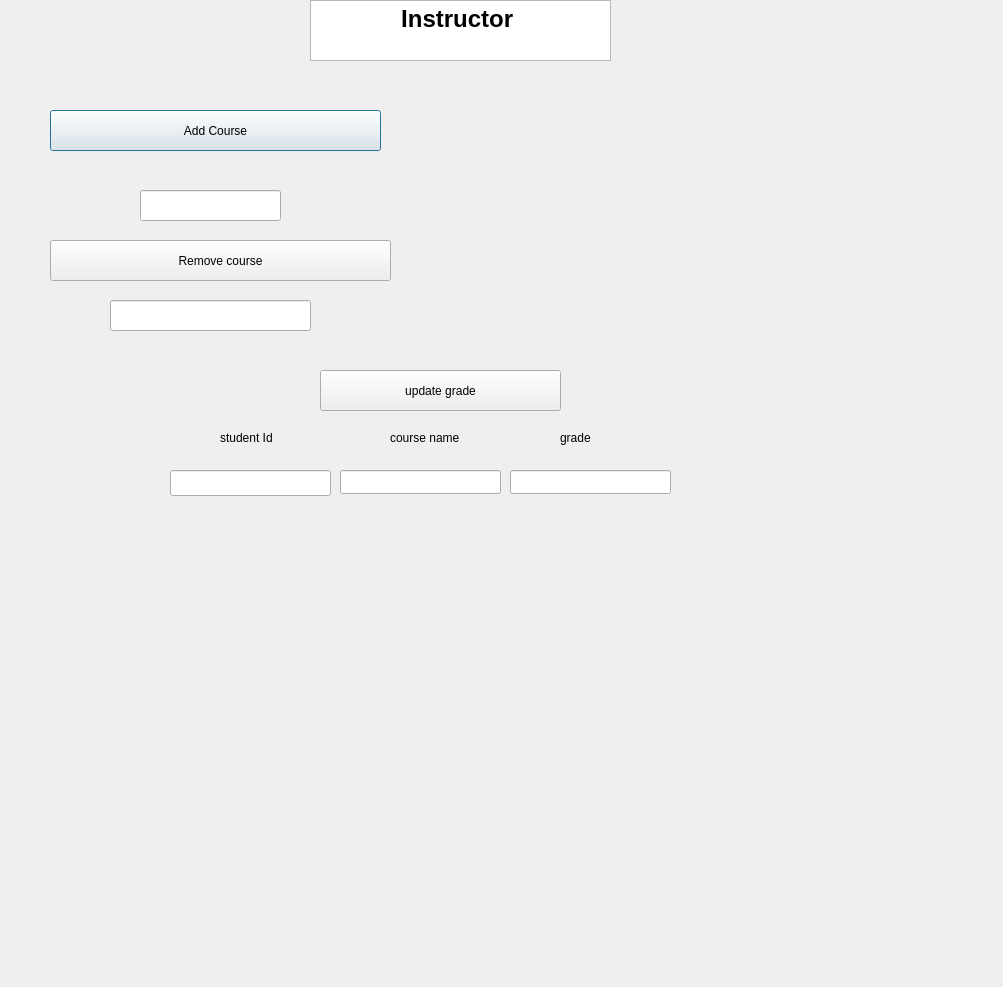
<?xml version="1.0" encoding="UTF-8"?>
<ui version="4.0">
 <class>instructor</class>
 <widget class="QDialog" name="instructor">
  <property name="geometry">
   <rect>
    <x>0</x>
    <y>0</y>
    <width>1003</width>
    <height>987</height>
   </rect>
  </property>
  <property name="font">
   <font>
    <italic>false</italic>
    <bold>false</bold>
    <underline>false</underline>
    <strikeout>false</strikeout>
   </font>
  </property>
  <property name="cursor">
   <cursorShape>ArrowCursor</cursorShape>
  </property>
  <property name="mouseTracking">
   <bool>false</bool>
  </property>
  <property name="windowTitle">
   <string>Dialog</string>
  </property>
  <widget class="QTextBrowser" name="textBrowser">
   <property name="geometry">
    <rect>
     <x>310</x>
     <y>0</y>
     <width>301</width>
     <height>61</height>
    </rect>
   </property>
   <property name="html">
    <string>&lt;!DOCTYPE HTML PUBLIC &quot;-//W3C//DTD HTML 4.0//EN&quot; &quot;http://www.w3.org/TR/REC-html40/strict.dtd&quot;&gt;
&lt;html&gt;&lt;head&gt;&lt;meta name=&quot;qrichtext&quot; content=&quot;1&quot; /&gt;&lt;meta charset=&quot;utf-8&quot; /&gt;&lt;style type=&quot;text/css&quot;&gt;
p, li { white-space: pre-wrap; }
hr { height: 1px; border-width: 0; }
li.unchecked::marker { content: &quot;\2610&quot;; }
li.checked::marker { content: &quot;\2612&quot;; }
&lt;/style&gt;&lt;/head&gt;&lt;body style=&quot; font-family:'Segoe UI'; font-size:9pt; font-weight:400; font-style:normal;&quot;&gt;
&lt;p align=&quot;center&quot; style=&quot; margin-top:0px; margin-bottom:0px; margin-left:0px; margin-right:0px; -qt-block-indent:0; text-indent:0px;&quot;&gt;&lt;span style=&quot; font-size:18pt; font-weight:700;&quot;&gt;Instructor &lt;/span&gt;&lt;/p&gt;&lt;/body&gt;&lt;/html&gt;</string>
   </property>
  </widget>
  <widget class="QPushButton" name="addCourse">
   <property name="geometry">
    <rect>
     <x>50</x>
     <y>110</y>
     <width>331</width>
     <height>41</height>
    </rect>
   </property>
   <property name="text">
    <string>Add Course</string>
   </property>
  </widget>
  <widget class="QLineEdit" name="addCourse_2">
   <property name="geometry">
    <rect>
     <x>140</x>
     <y>190</y>
     <width>141</width>
     <height>31</height>
    </rect>
   </property>
   <property name="text">
    <string/>
   </property>
  </widget>
  <widget class="QPushButton" name="removeCourse">
   <property name="geometry">
    <rect>
     <x>50</x>
     <y>240</y>
     <width>341</width>
     <height>41</height>
    </rect>
   </property>
   <property name="text">
    <string>Remove course</string>
   </property>
  </widget>
  <widget class="QLineEdit" name="removeCourse_2">
   <property name="geometry">
    <rect>
     <x>110</x>
     <y>300</y>
     <width>201</width>
     <height>31</height>
    </rect>
   </property>
  </widget>
  <widget class="QPushButton" name="updateGrade">
   <property name="geometry">
    <rect>
     <x>320</x>
     <y>370</y>
     <width>241</width>
     <height>41</height>
    </rect>
   </property>
   <property name="text">
    <string>update grade</string>
   </property>
  </widget>
  <widget class="QLineEdit" name="studentid1">
   <property name="geometry">
    <rect>
     <x>170</x>
     <y>470</y>
     <width>161</width>
     <height>26</height>
    </rect>
   </property>
  </widget>
  <widget class="QLabel" name="label_7">
   <property name="geometry">
    <rect>
     <x>690</x>
     <y>530</y>
     <width>63</width>
     <height>20</height>
    </rect>
   </property>
   <property name="text">
    <string/>
   </property>
  </widget>
  <widget class="QLineEdit" name="courseName1">
   <property name="geometry">
    <rect>
     <x>340</x>
     <y>470</y>
     <width>161</width>
     <height>24</height>
    </rect>
   </property>
  </widget>
  <widget class="QLineEdit" name="grade1">
   <property name="geometry">
    <rect>
     <x>510</x>
     <y>470</y>
     <width>161</width>
     <height>24</height>
    </rect>
   </property>
  </widget>
  <widget class="QLabel" name="label">
   <property name="geometry">
    <rect>
     <x>220</x>
     <y>430</y>
     <width>81</width>
     <height>16</height>
    </rect>
   </property>
   <property name="text">
    <string>student Id</string>
   </property>
  </widget>
  <widget class="QLabel" name="label_2">
   <property name="geometry">
    <rect>
     <x>390</x>
     <y>430</y>
     <width>81</width>
     <height>16</height>
    </rect>
   </property>
   <property name="text">
    <string>course name</string>
   </property>
  </widget>
  <widget class="QLabel" name="label_3">
   <property name="geometry">
    <rect>
     <x>560</x>
     <y>430</y>
     <width>81</width>
     <height>16</height>
    </rect>
   </property>
   <property name="text">
    <string>grade</string>
   </property>
  </widget>
  <widget class="QLabel" name="label_4">
   <property name="geometry">
    <rect>
     <x>560</x>
     <y>70</y>
     <width>441</width>
     <height>201</height>
    </rect>
   </property>
   <property name="text">
    <string/>
   </property>
   <property name="pixmap">
    <pixmap>C:/Users/Yassin/Pictures/Screenshots/Screenshot 2024-05-25 221735.png</pixmap>
   </property>
  </widget>
 </widget>
 <resources/>
 <connections/>
</ui>
